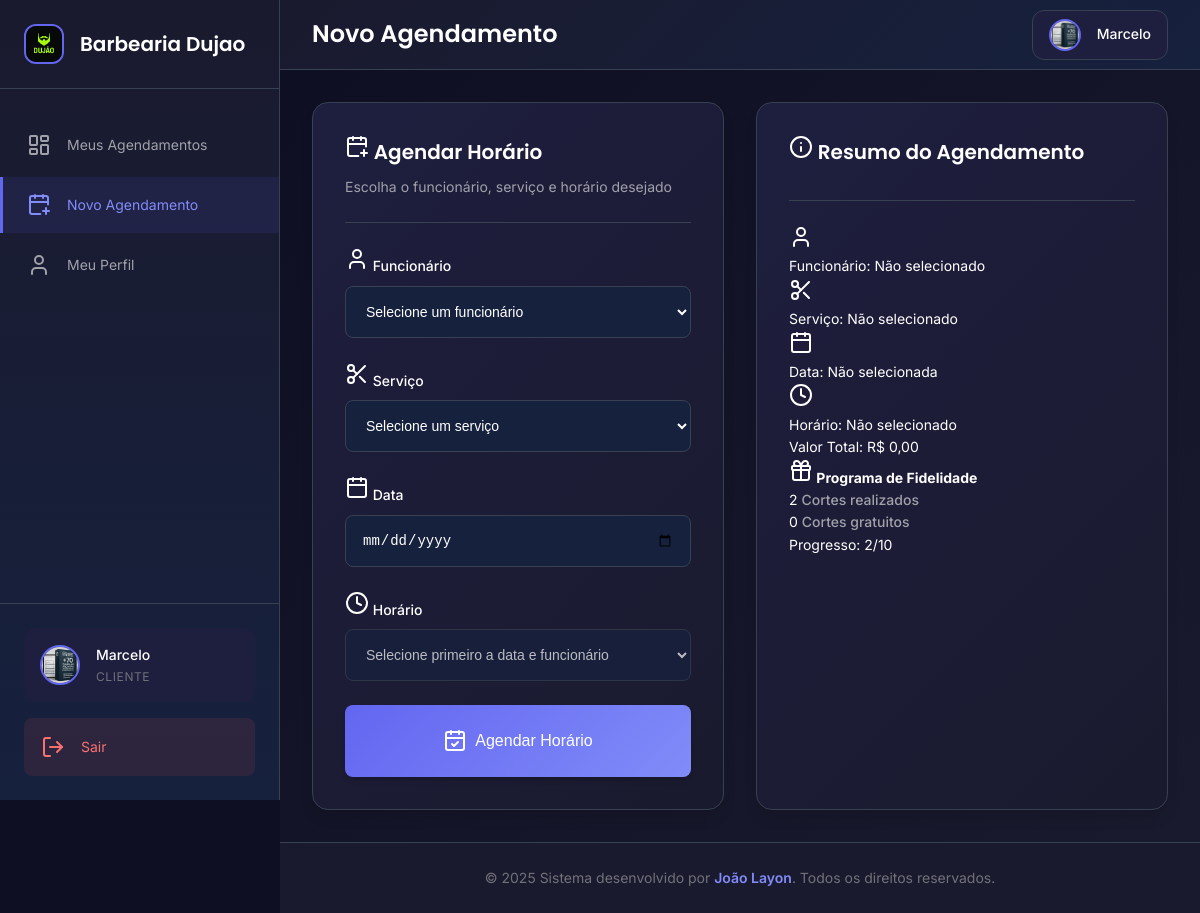
/agendamento (signed in), run on the app's committed database.
### tables this page shows
CREATE TABLE configuracoes (
                id INTEGER PRIMARY KEY AUTOINCREMENT,
                nome_barbearia TEXT DEFAULT 'Barbearia Premium',
                logo_url TEXT DEFAULT '/static/uploads/logo-barbearia.jpg',
                telefone_contato TEXT,
                whatsapp_contato TEXT,
                endereco TEXT,
                horario_funcionamento TEXT DEFAULT '08:00-18:00',
                dias_funcionamento TEXT DEFAULT 'Segunda a Sábado',
                descricao TEXT DEFAULT 'A melhor barbearia da cidade',
                instagram TEXT,
                facebook TEXT
            );

CREATE TABLE fidelidade (
                id INTEGER PRIMARY KEY AUTOINCREMENT,
                cliente_id INTEGER NOT NULL,
                cortes_realizados INTEGER DEFAULT 0,
                cortes_gratuitos_disponiveis INTEGER DEFAULT 0,
                data_ultima_atualizacao TIMESTAMP DEFAULT CURRENT_TIMESTAMP,
                FOREIGN KEY (cliente_id) REFERENCES usuarios (id),
                UNIQUE(cliente_id)
            );

### app.py (the view, shortened to what this page needs)
@app.route('/agendamento', methods=['GET', 'POST'])
def agendamento():
    if 'usuario_id' not in session or session['tipo_usuario'] != 'cliente':
        return redirect(url_for('login'))
    funcionarios = models.listar_funcionarios()
    servicos = models.listar_servicos()
    fidelidade = models.obter_fidelidade_cliente(session['usuario_id'])
    return render_template('agendamento.html',
                         funcionarios=funcionarios,
                         servicos=servicos,
                         fidelidade=fidelidade)

### app.py (called while the page is built)
@app.context_processor
def inject_datetime():
    return dict(datetime=datetime, timedelta=timedelta)

@app.context_processor
def inject_configuracoes():
    configuracoes = models.obter_configuracoes_barbearia()
    if 'usuario_id' in session and session.get('tipo_usuario') == 'admin':
        if configuracoes and configuracoes.get('logo_url'):
            session['foto_perfil'] = configuracoes['logo_url']
        else:
            session['foto_perfil'] = '/static/uploads/logo-barbearia.jpg'
    return dict(configuracoes_barbearia=configuracoes)

### banco.py (called while the page is built)
@contextmanager
def obter_conexao():
    conn = sqlite3.connect(BANCO_NOME, timeout=30.0)
    conn.execute('PRAGMA journal_mode=WAL')
    conn.execute('PRAGMA synchronous=NORMAL')
    conn.execute('PRAGMA cache_size=1000')
    conn.execute('PRAGMA temp_store=MEMORY')
    try:
        yield conn
    except Exception:
        conn.rollback()
        raise
    finally:
        conn.close()

### models.py (called while the page is built)
def listar_funcionarios():
    with obter_conexao() as conn:
        cursor = conn.cursor()
        cursor.execute('''
            SELECT f.id, u.nome, f.valor_corte, f.tipo_pagamento, u.whatsapp, u.foto_perfil
            FROM funcionarios f
            JOIN usuarios u ON f.usuario_id = u.id
            WHERE f.ativo = 1
        ''')
        return cursor.fetchall()

def listar_servicos():
    with obter_conexao() as conn:
        cursor = conn.cursor()
        cursor.execute('''
            SELECT id, nome, preco, duracao
            FROM servicos
            WHERE ativo = 1
        ''')
        return cursor.fetchall()

def obter_fidelidade_cliente(cliente_id):
    with obter_conexao() as conn:
        cursor = conn.cursor()
        cursor.execute('''
            SELECT id, cliente_id, cortes_realizados, cortes_gratuitos_disponiveis
            FROM fidelidade
            WHERE cliente_id = ?
        ''', (cliente_id,))
        return cursor.fetchone()

### templates/agendamento.html (shortened to what this page needs)
{% extends "base.html" %}
{% block page_title %}Novo Agendamento{% endblock %}
{% block content %}
<div class="grid grid-cols-2 gap-6">
    <div class="card">
        <div class="card-header">
            <h3 class="card-title">
                <i data-lucide="calendar-plus"></i>
                Agendar Horário
            </h3>
            <p class="card-subtitle">Escolha o funcionário, serviço e horário desejado</p>
        </div>
        <form method="POST" id="agendamentoForm">
            <div class="form-group">
                <label for="funcionario_id" class="form-label">
                    <i data-lucide="user"></i>
                    Funcionário
                </label>
                <select id="funcionario_id" name="funcionario_id" class="form-select" required>
                    <option value="">Selecione um funcionário</option>
                </select>
            </div>
            <div class="form-group">
                <label for="servico_id" class="form-label">
                    <i data-lucide="scissors"></i>
                    Serviço
                </label>
                <select id="servico_id" name="servico_id" class="form-select" required>
                    <option value="">Selecione um serviço</option>
                </select>
            </div>
            <div class="form-group">
                <label for="data" class="form-label">
                    <i data-lucide="calendar"></i>
                    Data
                </label>
                <input type="date"
                       id="data"
                       name="data"
                       class="form-input"
                       min="{{ datetime.now().strftime('%Y-%m-%d') }}"
                       required>
            </div>
            <div class="form-group">
                <label for="horario" class="form-label">
                    <i data-lucide="clock"></i>
                    Horário
                </label>
                <select id="horario" name="horario" class="form-select" required disabled>
                    <option value="">Selecione primeiro a data e funcionário</option>
                </select>
            </div>
            <div class="form-actions">
                <button type="submit" class="btn btn-primary btn-lg w-full" id="submitBtn">
                    <i data-lucide="calendar-check"></i>
                    Agendar Horário
                </button>
            </div>
        </form>
    </div>
    <div class="card">
        <div class="card-header">
            <h3 class="card-title">
                <i data-lucide="info"></i>
                Resumo do Agendamento
            </h3>
        </div>
        <div class="resumo-agendamento" id="resumoAgendamento">
            <div class="resumo-item">
                <i data-lucide="user"></i>
                <div>
                    <span class="resumo-label">Funcionário:</span>
                    <span class="resumo-value" id="resumoFuncionario">Não selecionado</span>
                </div>
            </div>
            <div class="resumo-item">
                <i data-lucide="scissors"></i>
                <div>
                    <span class="resumo-label">Serviço:</span>
                    <span class="resumo-value" id="resumoServico">Não selecionado</span>
                </div>
            </div>
            <div class="resumo-item">
                <i data-lucide="calendar"></i>
                <div>
                    <span class="resumo-label">Data:</span>
                    <span class="resumo-value" id="resumoData">Não selecionada</span>
                </div>
            </div>
            <div class="resumo-item">
                <i data-lucide="clock"></i>
                <div>
                    <span class="resumo-label">Horário:</span>
                    <span class="resumo-value" id="resumoHorario">Não selecionado</span>
                </div>
            </div>
            <div class="resumo-total">
                <div class="total-item">
                    <span class="total-label">Valor Total:</span>
                    <span class="total-value" id="resumoValor">R$ 0,00</span>
                </div>
            </div>
        </div>
        {% if fidelidade %}
        <div class="fidelidade-info">
            <h4 class="fidelidade-title">
                <i data-lucide="gift"></i>
                Programa de Fidelidade
            </h4>
            <div class="fidelidade-stats">
                <div class="fidelidade-stat">
                    <span class="stat-number">{{ fidelidade[2] }}</span>
                    <span class="stat-label">Cortes realizados</span>
                </div>
                <div class="fidelidade-stat">
                    <span class="stat-number">{{ fidelidade[3] }}</span>
                    <span class="stat-label">Cortes gratuitos</span>
                </div>
            </div>
            <div class="fidelidade-progress">
                <div class="progress-info">
                    <span>Progresso: {{ fidelidade[2] % 10 }}/10</span>
                </div>
            </div>
        </div>
        {% endif %}
    </div>
</div>
{% endblock %}

### templates/base.html (shortened to what this page needs)
<!DOCTYPE html>
<html lang="pt-BR">
<head>
    <link rel="stylesheet" href="{{ url_for('static', filename='css/style.css') }}">
</head>
<body class="{% block body_class %}{% endblock %}">
    {% if session.usuario_id %}
    <aside class="sidebar" id="sidebar">
        <div class="sidebar-header">
            <div class="logo-container">
                <img src="{{ configuracoes_barbearia.logo_url if configuracoes_barbearia else '/static/uploads/logo-barbearia.jpg' }}"
                     alt="Logo" class="logo-img">
                <h2 class="logo-text">{{ configuracoes_barbearia.nome_barbearia if configuracoes_barbearia else 'Barbearia Premium' }}</h2>
            </div>
        </div>
        <nav class="sidebar-nav">
            {% if session.tipo_usuario == 'admin' %}
                <a href="{{ url_for('dashboard_admin') }}" class="nav-item {% if request.endpoint == 'dashboard_admin' %}active{% endif %}">
                    <i data-lucide="layout-dashboard"></i>
                    <span>Dashboard</span>
                </a>
                <a href="{{ url_for('gerenciar_funcionarios') }}" class="nav-item {% if request.endpoint == 'gerenciar_funcionarios' %}active{% endif %}">
                    <i data-lucide="users"></i>
                    <span>Funcionários</span>
                </a>
                <a href="{{ url_for('listar_clientes') }}" class="nav-item {% if request.endpoint == 'listar_clientes' %}active{% endif %}">
                    <i data-lucide="user-check"></i>
                    <span>Clientes</span>
                </a>
                <a href="{{ url_for('configuracoes_barbearia') }}" class="nav-item {% if request.endpoint == 'configuracoes_barbearia' %}active{% endif %}">
                    <i data-lucide="settings"></i>
                    <span>Configurações</span>
                </a>
            {% elif session.tipo_usuario == 'funcionario' %}
                <a href="{{ url_for('dashboard_funcionario') }}" class="nav-item {% if request.endpoint == 'dashboard_funcionario' %}active{% endif %}">
                    <i data-lucide="layout-dashboard"></i>
                    <span>Minha Agenda</span>
                </a>
            {% else %}
                <a href="{{ url_for('dashboard_cliente') }}" class="nav-item {% if request.endpoint == 'dashboard_cliente' %}active{% endif %}">
                    <i data-lucide="layout-dashboard"></i>
                    <span>Meus Agendamentos</span>
                </a>
                <a href="{{ url_for('agendamento') }}" class="nav-item {% if request.endpoint == 'agendamento' %}active{% endif %}">
                    <i data-lucide="calendar-plus"></i>
                    <span>Novo Agendamento</span>
                </a>
            {% endif %}
            <a href="{{ url_for('perfil') }}" class="nav-item {% if request.endpoint == 'perfil' %}active{% endif %}">
                <i data-lucide="user"></i>
                <span>Meu Perfil</span>
            </a>
        </nav>
        <div class="sidebar-footer">
            <div class="user-info">
                <img src="{{ session.foto_perfil or '/static/uploads/default-user.jpg' }}"
                     alt="Foto do usuário" class="user-avatar">
                <div class="user-details">
                    <span class="user-name">{{ session.nome_usuario }}</span>
                    <span class="user-role">{{ session.tipo_usuario.title() }}</span>
                </div>
            </div>
            <a href="{{ url_for('logout') }}" class="logout-btn">
                <i data-lucide="log-out"></i>
                <span>Sair</span>
            </a>
        </div>
    </aside>
    <main class="main-content">
        <header class="header">
            <div class="header-left">
                <h1 class="page-title">{% block page_title %}Dashboard{% endblock %}</h1>
            </div>
            <div class="header-right">
                <div class="user-menu">
                    <img src="{{ session.foto_perfil or '/static/uploads/default-user.jpg' }}"
                         alt="Foto do usuário" class="user-avatar-small">
                    <span class="user-name-header">{{ session.nome_usuario }}</span>
                </div>
            </div>
        </header>
        <div class="page-content">
            {% block content %}{% endblock %}
        </div>
    </main>
    {% endif %}
    <footer class="footer">
        <div class="footer-content">
            <p>&copy; 2025 Sistema desenvolvido por <strong>João Layon</strong>. Todos os direitos reservados.</p>
        </div>
    </footer>
</body>
</html>

### data on the page
configuracoes: logo_url (picture), nome_barbearia "Barbearia Dujao"
fidelidade: cortes_realizados "2", cortes_gratuitos_disponiveis "0", fidelidade[2]%10 "2"

### other printed values
{{ session.nome_usuario }} "Marcelo"
{{ session.tipo_usuario.title() }} "CLIENTE"
